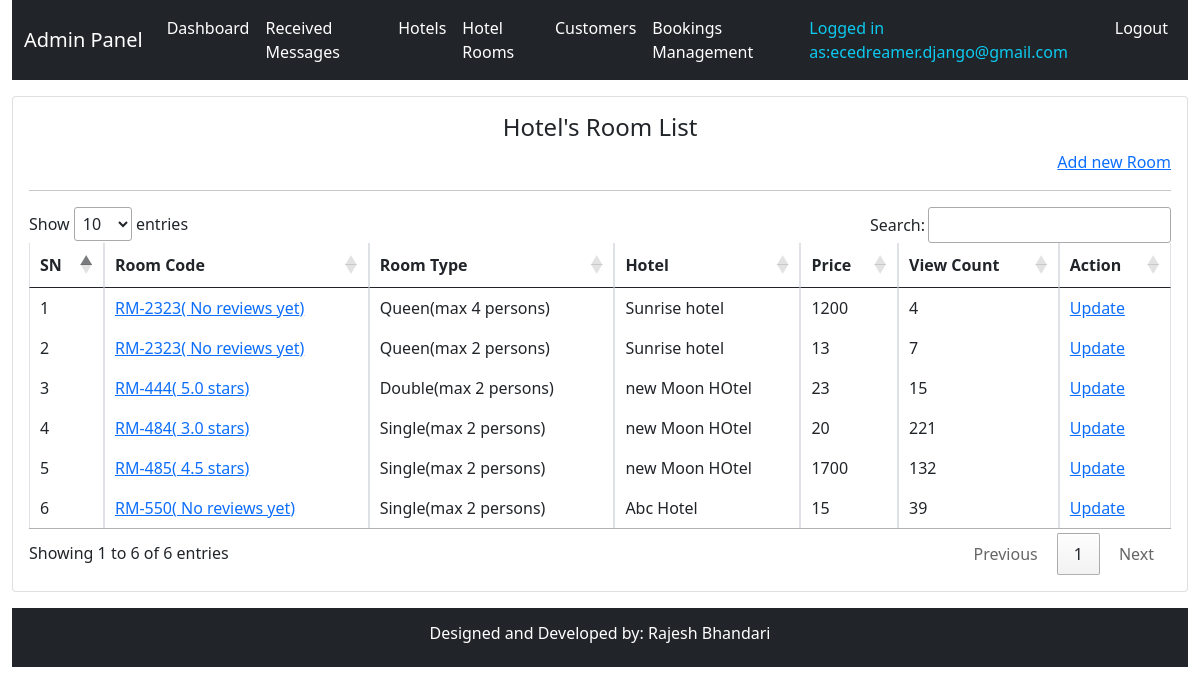
Page /system-admin/room-list/ (signed in) on the earlier database version.
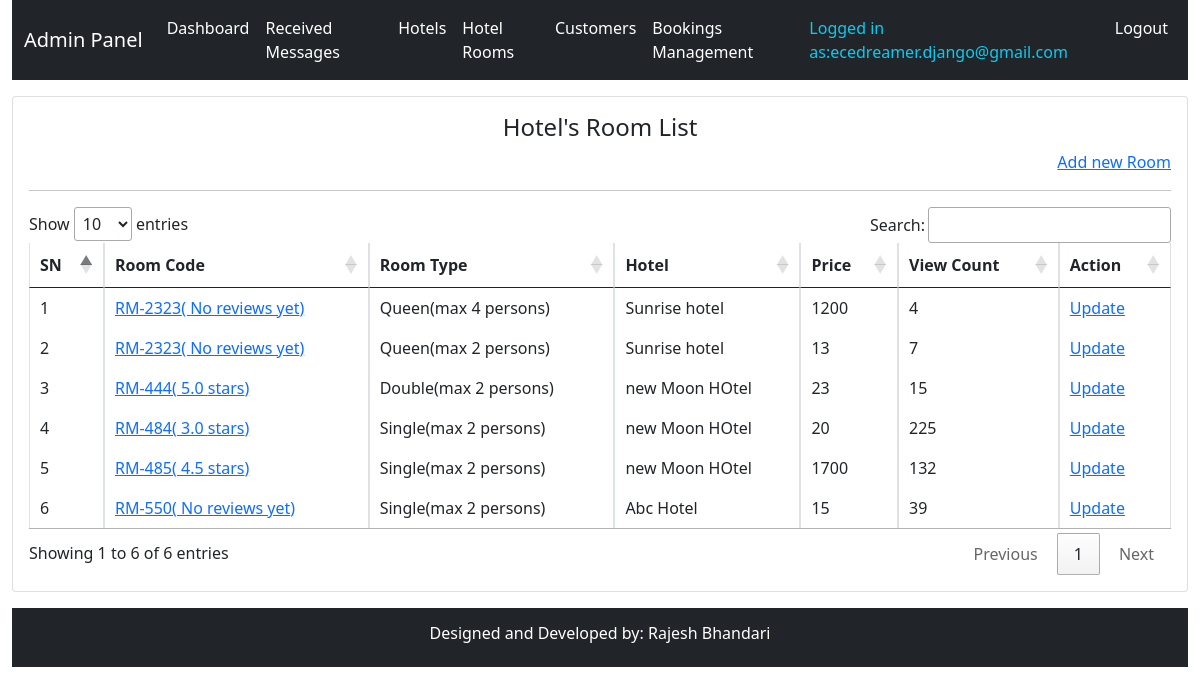
Same page on the later database version.
### hbsapp/models.py (models this page shows, shortened)
class TimeStamp(models.Model):
    created_at = models.DateTimeField(auto_now_add=True)
    updated_at = models.DateTimeField(auto_now=True)
    class Meta:
        abstract = True

class HotelRoom(TimeStamp):
    hotel = models.ForeignKey(Hotel, on_delete=models.RESTRICT)
    room_type = models.CharField(max_length=50, choices=ROOM_TYPE)
    room_code = models.CharField(max_length=50)
    image = models.ImageField(upload_to="rooms")
    description = models.TextField()
    marked_price = models.PositiveIntegerField(null=True, blank=True)
    price = models.PositiveIntegerField()
    view_count = models.BigIntegerField(default=0)
    maximum_capacity = models.PositiveIntegerField(default=2, choices=CAPACITY)
    @property
    def get_rating(self):
        bookings = self.roombooking_set.filter(rating__isnull=False)
        if bookings.exists():
            rating = bookings.aggregate(avg=Avg("rating"))["avg"]
            return rating, bookings.count()
        else:
            return None

class Hotel(TimeStamp):
    name = models.CharField(max_length=200)
    image = models.ImageField(upload_to="hotels", null=True, blank=True)
    address = models.CharField(max_length=200)
    contact = models.CharField(max_length=200)
    email = models.EmailField(unique=True)
    def __str__(self):
        return self.name

### hbsapp/views.py (the view)
class AdminRoomListView(AdminRequiredMixin, View):
    def get(self, request, *args, **kwargs):
        context = self.context
        context["roomlist"] = HotelRoom.objects.order_by("-id")
        return render(request, "admintemplates/adminroomlist.html", context)

### hbsapp/views.py (called while the page is built)
    def dispatch(self, request, *args, **kwargs):
        try:
            self.admin = request.user.admin
            self.context = {
                "admin": self.admin
            }
        except Exception as e:
            print(e)
            return redirect(reverse("hbsapp:adminlogin") + "?next=" + request.path)
        return super(AdminRequiredMixin, self).dispatch(request, *args, **kwargs)

### templates/admintemplates/adminroomlist.html (shortened to what this page needs)
{% extends 'admintemplates/adminbase.html' %}
{% block css %}
<link rel="stylesheet" href="//cdn.datatables.net/1.10.24/css/jquery.dataTables.min.css">
{% endblock %}
{% block content %}
<div class="row mt-3">
    <div class="col-md-12">
        <div class="card p-3">
            <div class="row">
                <div class="col-md-12">
                    <h4 class="text-center">Hotel's Room List</h4>
                    <a href="{% url 'hbsapp:adminroomcreate' %}" style="float: right;">Add new Room</a>
                </div>
            </div>
            <hr>
            <div class="row">
                <div class="col-md-12">
            <table class="table table-bordered">
                <thead>
                    <tr>
                        <th>SN</th>
                        <th>Room Code</th>
                        <th>Room Type</th>
                        <th>Hotel</th>
                        <th>Price</th>
                        <th>View Count</th>
                        <th>Action</th>
                    </tr>
                </thead>
                <tbody>
                    {% for room in roomlist %}
                    <tr>
                        <td>{{forloop.counter}}</td>
                        <td><a class="room-img"  data-bs-toggle="modal" data-bs-target="#imgModal" href="{{room.image.url}}">{{room.room_code}}( {% if room.get_rating %}{{room.get_rating.0}} stars{% else %}No reviews yet{% endif %})</a></td>
                        <td>{{room.room_type}}(max {{room.maximum_capacity}} persons)</td>
                        <td>{{room.hotel}}</td>
                        <td>{{room.price}}</td>
                        <td>{{room.view_count}}</td>
                        <td>
                            <a href="{% url 'hbsapp:adminroomupdate' room.id %}">Update</a>
                        </td>
                    </tr>
                    {% endfor %}
                </tbody>
            </table>
        </div>
    </div>
</div>
{% endblock %}

Differences in the rows shown:
changed HotelRoom "RM-484": view_count "221" → "225"
